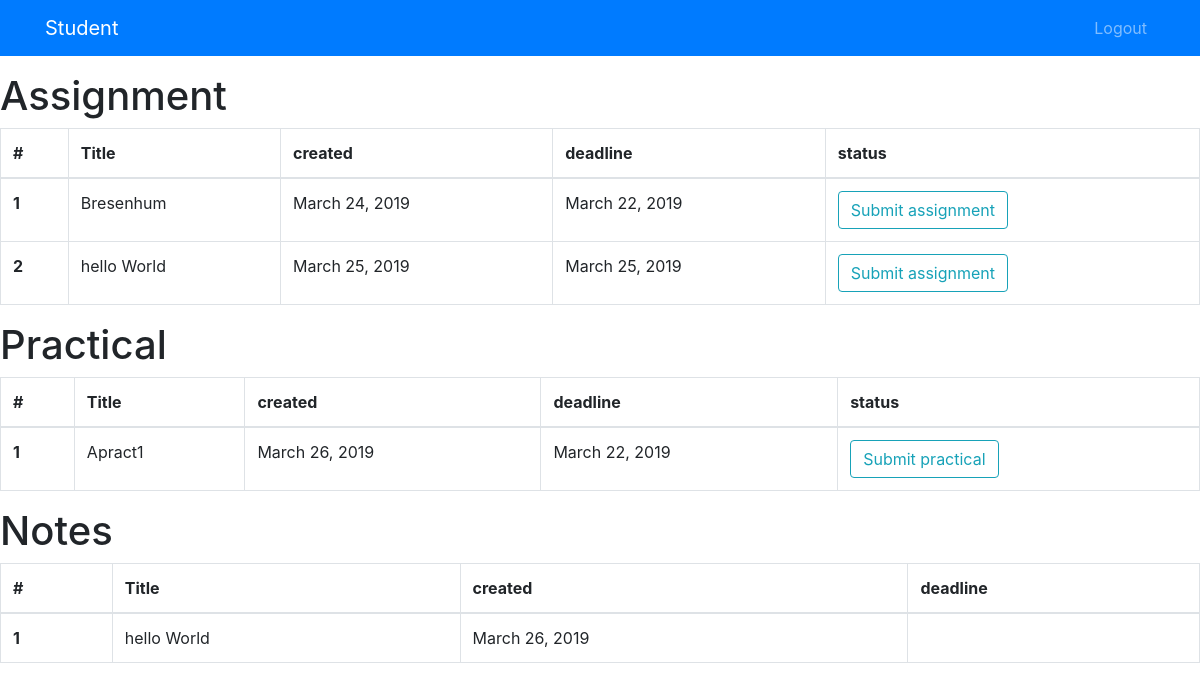
Page /student_group_detail/1/ (signed in) on the committed database.
### teachers/models.py (models this page shows, shortened)
class assignment(models.Model):
    teacher=models.ForeignKey(teacher,on_delete=models.CASCADE)
    group=models.ForeignKey(group,on_delete=models.CASCADE)
    created = models.DateField(auto_now=True)
    title=models.CharField(max_length=50,blank=False)
    content=models.TextField(blank=True)
    file = models.FileField(upload_to="assignment",blank=True,null=True)
    deadline = models.DateField()

class practical(models.Model):
    teacher=models.ForeignKey(teacher,on_delete=models.CASCADE)
    group=models.ForeignKey(group,on_delete=models.CASCADE)
    created=models.DateField(auto_now=True)
    title = models.CharField(max_length=50,blank=False)
    content=models.TextField(blank=True)
    file = models.FileField(upload_to="practical",blank=True,null=True)
    deadline = models.DateField()

class notes(models.Model):
    teacher = models.ForeignKey(teacher, on_delete=models.CASCADE)
    group = models.ForeignKey(group, on_delete=models.CASCADE)
    created = models.DateField(auto_now=True)
    title = models.CharField(max_length=50,blank=False)
    content = models.TextField(blank=True)
    file = models.FileField(upload_to="notes", blank=True, null=True)

### home/views.py (the view)
# urls.py: path('student_group_detail/<int:pk>/',views.student_group_detail,name="student_group_detail"),
@login_required
def student_group_detail(request,pk):
    group_detail=group.objects.get(pk=pk)
    try :
        assignments=assignment.objects.filter(group=group_detail)
        print(assignment)
    except:
        assignments = None
    try :
        note=notes.objects.filter(group=group_detail)
    except:
        note = None
    try :
        practicals=practical.objects.filter(group=group_detail)
    except:
        practicals=None
    context={
        'group':group_detail,
        'assignment':assignments,
        'practical':practicals,
        'notes':note,
    }
    return render(request,"student_group_detail.html",context)

### templates/student_group_detail.html
{% extends "student_home.html" %}
{% block body %}
{% if assignment %}
<h1>Assignment</h1>
<table class="table table-bordered">
  <thead>
    <tr>
      <th scope="col">#</th>
      <th scope="col">Title</th>
      <th scope="col">created</th>
      <th scope="col">deadline</th>
      <th scope="col"> status</th>
    </tr>
  </thead>
  <tbody>
    {%for temp in assignment %}
    <tr>
      <th scope="row">{{forloop.counter}}</th>
      <td>{{temp.title}}</td>
      <td>{{temp.created}}</td>
      <td>{{temp.deadline}}</td>
      <td><a href="{% url 'student:submitassignment' pk=group.pk assignpk=temp.pk  %}" class="btn btn-outline-info" >Submit assignment</a></td>
    </tr>
    {%endfor %}
  </tbody>
</table>
{% endif %}
{% if practical %}
<h1>Practical</h1>
<table class="table table-bordered">
  <thead>
    <tr>
      <th scope="col">#</th>
      <th scope="col">Title</th>
      <th scope="col">created</th>
      <th scope="col">deadline</th>
      <th scope="col">status</th>
    </tr>
  </thead>
  <tbody>
    {%for temp in practical %}
    <tr>
      <th scope="row">{{forloop.counter}}</th>
      <td>{{temp.title}}</td>
      <td>{{temp.created}}</td>
      <td>{{temp.deadline}}</td>
        <td><a href="{% url 'student:submitpractical' pk=group.pk assignpk=temp.pk  %}" class="btn btn-outline-info" >Submit practical</a></td>
    </tr>
    {%endfor %}
  </tbody>
</table>
{% endif %}
{% if notes %}
<h1>Notes</h1>
<table class="table table-bordered">
  <thead>
    <tr>
      <th scope="col">#</th>
      <th scope="col">Title</th>
      <th scope="col">created</th>
      <th scope="col">deadline</th>
    </tr>
  </thead>
  <tbody>
    {%for temp in notes %}
    <tr>
      <th scope="row">{{forloop.counter}}</th>
      <td>{{temp.title}}</td>
      <td>{{temp.created}}</td>
      <td>{{temp.deadline}}</td>
    </tr>
    {%endfor %}
  </tbody>
</table>
{% endif %}
{% endblock %}

### rows in the picture
assignment: title "Bresenhum", created "March 24, 2019", deadline "March 22, 2019"
assignment: title "hello World", created "March 25, 2019", deadline "March 25, 2019"
practical: title "Apract1", created "March 26, 2019", deadline "March 22, 2019"
notes: title "hello World", created "March 26, 2019"
